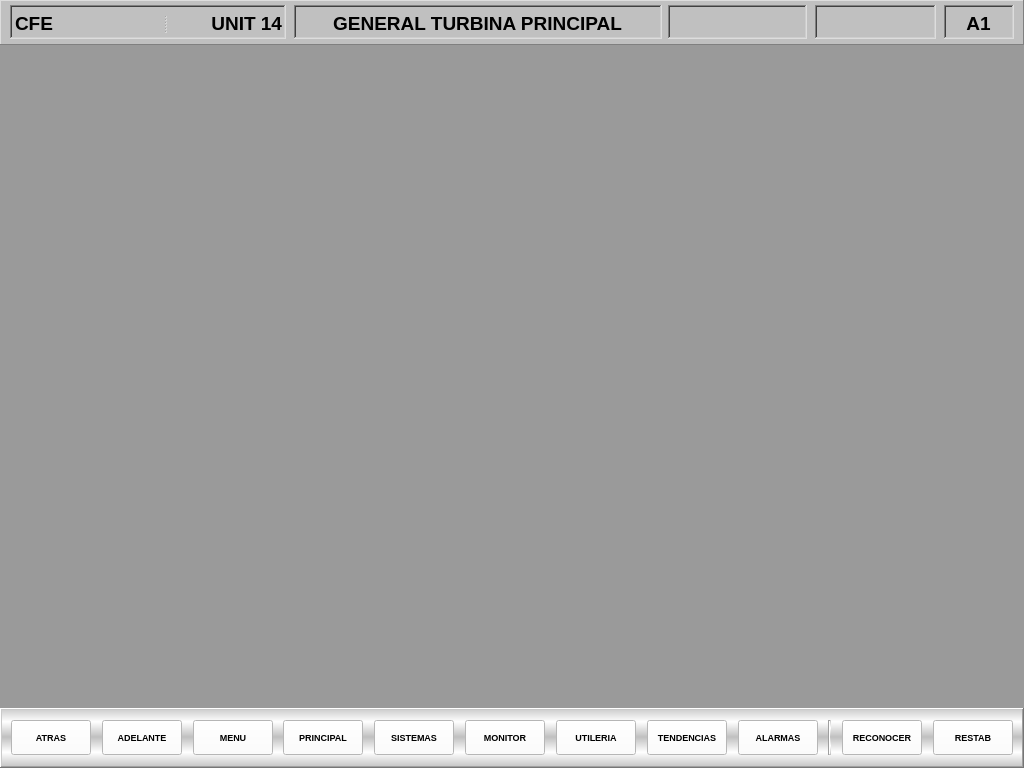
<?xml version="1.0" encoding="UTF-8"?>
<ui version="4.0">
 <class>SiTTuGAs</class>
 <widget class="QWidget" name="SiTTuGAs">
  <property name="geometry">
   <rect>
    <x>0</x>
    <y>0</y>
    <width>1024</width>
    <height>768</height>
   </rect>
  </property>
  <property name="minimumSize">
   <size>
    <width>1024</width>
    <height>768</height>
   </size>
  </property>
  <property name="maximumSize">
   <size>
    <width>1024</width>
    <height>768</height>
   </size>
  </property>
  <property name="windowTitle">
   <string>Form</string>
  </property>
  <widget class="QFrame" name="TitleBar">
   <property name="geometry">
    <rect>
     <x>0</x>
     <y>0</y>
     <width>1024</width>
     <height>45</height>
    </rect>
   </property>
   <property name="minimumSize">
    <size>
     <width>1024</width>
     <height>45</height>
    </size>
   </property>
   <property name="maximumSize">
    <size>
     <width>1024</width>
     <height>45</height>
    </size>
   </property>
   <property name="styleSheet">
    <string notr="true">background-color: rgb(192, 192, 192);</string>
   </property>
   <property name="frameShape">
    <enum>QFrame::Panel</enum>
   </property>
   <property name="frameShadow">
    <enum>QFrame::Raised</enum>
   </property>
   <widget class="QFrame" name="frame_3">
    <property name="geometry">
     <rect>
      <x>10</x>
      <y>5</y>
      <width>276</width>
      <height>34</height>
     </rect>
    </property>
    <property name="minimumSize">
     <size>
      <width>276</width>
      <height>34</height>
     </size>
    </property>
    <property name="maximumSize">
     <size>
      <width>276</width>
      <height>34</height>
     </size>
    </property>
    <property name="frameShape">
     <enum>QFrame::WinPanel</enum>
    </property>
    <property name="frameShadow">
     <enum>QFrame::Sunken</enum>
    </property>
    <widget class="QSplitter" name="splitter">
     <property name="geometry">
      <rect>
       <x>5</x>
       <y>5</y>
       <width>267</width>
       <height>26</height>
      </rect>
     </property>
     <property name="orientation">
      <enum>Qt::Horizontal</enum>
     </property>
     <widget class="QLabel" name="lbCFE">
      <property name="minimumSize">
       <size>
        <width>51</width>
        <height>26</height>
       </size>
      </property>
      <property name="font">
       <font>
        <pointsize>14</pointsize>
        <weight>75</weight>
        <bold>true</bold>
       </font>
      </property>
      <property name="text">
       <string>CFE</string>
      </property>
     </widget>
     <widget class="QLabel" name="lbUnit">
      <property name="minimumSize">
       <size>
        <width>115</width>
        <height>26</height>
       </size>
      </property>
      <property name="maximumSize">
       <size>
        <width>115</width>
        <height>26</height>
       </size>
      </property>
      <property name="font">
       <font>
        <pointsize>14</pointsize>
        <weight>75</weight>
        <bold>true</bold>
       </font>
      </property>
      <property name="text">
       <string>UNIT 14</string>
      </property>
      <property name="alignment">
       <set>Qt::AlignRight|Qt::AlignTrailing|Qt::AlignVCenter</set>
      </property>
     </widget>
    </widget>
   </widget>
   <widget class="QFrame" name="frame_5">
    <property name="geometry">
     <rect>
      <x>294</x>
      <y>5</y>
      <width>368</width>
      <height>34</height>
     </rect>
    </property>
    <property name="minimumSize">
     <size>
      <width>368</width>
      <height>34</height>
     </size>
    </property>
    <property name="maximumSize">
     <size>
      <width>368</width>
      <height>34</height>
     </size>
    </property>
    <property name="frameShape">
     <enum>QFrame::WinPanel</enum>
    </property>
    <property name="frameShadow">
     <enum>QFrame::Sunken</enum>
    </property>
    <widget class="QLabel" name="lbTitle">
     <property name="geometry">
      <rect>
       <x>5</x>
       <y>5</y>
       <width>357</width>
       <height>26</height>
      </rect>
     </property>
     <property name="minimumSize">
      <size>
       <width>51</width>
       <height>26</height>
      </size>
     </property>
     <property name="font">
      <font>
       <pointsize>14</pointsize>
       <weight>75</weight>
       <bold>true</bold>
      </font>
     </property>
     <property name="text">
      <string>GENERAL TURBINA PRINCIPAL</string>
     </property>
     <property name="alignment">
      <set>Qt::AlignCenter</set>
     </property>
    </widget>
   </widget>
   <widget class="QFrame" name="frame_6">
    <property name="geometry">
     <rect>
      <x>668</x>
      <y>5</y>
      <width>139</width>
      <height>34</height>
     </rect>
    </property>
    <property name="minimumSize">
     <size>
      <width>139</width>
      <height>34</height>
     </size>
    </property>
    <property name="maximumSize">
     <size>
      <width>139</width>
      <height>34</height>
     </size>
    </property>
    <property name="frameShape">
     <enum>QFrame::WinPanel</enum>
    </property>
    <property name="frameShadow">
     <enum>QFrame::Sunken</enum>
    </property>
   </widget>
   <widget class="QFrame" name="frame_7">
    <property name="geometry">
     <rect>
      <x>815</x>
      <y>5</y>
      <width>121</width>
      <height>34</height>
     </rect>
    </property>
    <property name="minimumSize">
     <size>
      <width>121</width>
      <height>34</height>
     </size>
    </property>
    <property name="maximumSize">
     <size>
      <width>121</width>
      <height>34</height>
     </size>
    </property>
    <property name="frameShape">
     <enum>QFrame::WinPanel</enum>
    </property>
    <property name="frameShadow">
     <enum>QFrame::Sunken</enum>
    </property>
    <widget class="QLabel" name="label">
     <property name="geometry">
      <rect>
       <x>2</x>
       <y>5</y>
       <width>117</width>
       <height>26</height>
      </rect>
     </property>
     <property name="text">
      <string/>
     </property>
     <property name="pixmap">
      <pixmap resource="../Resources.qrc">:/Resources/logo.png</pixmap>
     </property>
    </widget>
   </widget>
   <widget class="QFrame" name="frame_8">
    <property name="geometry">
     <rect>
      <x>944</x>
      <y>5</y>
      <width>70</width>
      <height>34</height>
     </rect>
    </property>
    <property name="minimumSize">
     <size>
      <width>70</width>
      <height>34</height>
     </size>
    </property>
    <property name="maximumSize">
     <size>
      <width>70</width>
      <height>34</height>
     </size>
    </property>
    <property name="frameShape">
     <enum>QFrame::WinPanel</enum>
    </property>
    <property name="frameShadow">
     <enum>QFrame::Sunken</enum>
    </property>
    <widget class="QLabel" name="lbNum">
     <property name="geometry">
      <rect>
       <x>5</x>
       <y>5</y>
       <width>59</width>
       <height>26</height>
      </rect>
     </property>
     <property name="maximumSize">
      <size>
       <width>80</width>
       <height>26</height>
      </size>
     </property>
     <property name="font">
      <font>
       <pointsize>14</pointsize>
       <weight>75</weight>
       <bold>true</bold>
      </font>
     </property>
     <property name="text">
      <string>A1</string>
     </property>
     <property name="alignment">
      <set>Qt::AlignCenter</set>
     </property>
    </widget>
   </widget>
  </widget>
  <widget class="QFrame" name="ButtonBar">
   <property name="geometry">
    <rect>
     <x>0</x>
     <y>708</y>
     <width>1024</width>
     <height>60</height>
    </rect>
   </property>
   <property name="minimumSize">
    <size>
     <width>1024</width>
     <height>60</height>
    </size>
   </property>
   <property name="maximumSize">
    <size>
     <width>1024</width>
     <height>60</height>
    </size>
   </property>
   <property name="styleSheet">
    <string notr="true">background-color: qlineargradient(spread:reflect, x1:0.489, y1:1, x2:0.488, y2:0.483, stop:0 rgba(192, 192, 192, 255), stop:0.511364 rgba(255, 255, 255, 255), stop:1 rgba(192, 192, 192, 255));</string>
   </property>
   <property name="frameShape">
    <enum>QFrame::WinPanel</enum>
   </property>
   <property name="frameShadow">
    <enum>QFrame::Raised</enum>
   </property>
   <layout class="QGridLayout" name="gridLayout_2">
    <item row="0" column="0">
     <layout class="QHBoxLayout" name="horizontalLayout_2">
      <property name="spacing">
       <number>5</number>
      </property>
      <item>
       <widget class="QPushButton" name="btn_Back">
        <property name="minimumSize">
         <size>
          <width>80</width>
          <height>35</height>
         </size>
        </property>
        <property name="maximumSize">
         <size>
          <width>80</width>
          <height>35</height>
         </size>
        </property>
        <property name="font">
         <font>
          <family>MS Shell Dlg 2</family>
          <pointsize>7</pointsize>
          <weight>75</weight>
          <italic>false</italic>
          <bold>true</bold>
         </font>
        </property>
        <property name="styleSheet">
         <string notr="true">background-color: rgb(255, 255, 255);</string>
        </property>
        <property name="text">
         <string>ATRAS</string>
        </property>
       </widget>
      </item>
      <item>
       <spacer name="horizontalSpacer_12">
        <property name="orientation">
         <enum>Qt::Horizontal</enum>
        </property>
        <property name="sizeHint" stdset="0">
         <size>
          <width>12</width>
          <height>20</height>
         </size>
        </property>
       </spacer>
      </item>
      <item>
       <widget class="QPushButton" name="btn_Fwd">
        <property name="minimumSize">
         <size>
          <width>80</width>
          <height>35</height>
         </size>
        </property>
        <property name="maximumSize">
         <size>
          <width>80</width>
          <height>35</height>
         </size>
        </property>
        <property name="font">
         <font>
          <family>MS Shell Dlg 2</family>
          <pointsize>7</pointsize>
          <weight>75</weight>
          <italic>false</italic>
          <bold>true</bold>
         </font>
        </property>
        <property name="styleSheet">
         <string notr="true">background-color: rgb(255, 255, 255);</string>
        </property>
        <property name="text">
         <string>ADELANTE</string>
        </property>
       </widget>
      </item>
      <item>
       <spacer name="horizontalSpacer_13">
        <property name="orientation">
         <enum>Qt::Horizontal</enum>
        </property>
        <property name="sizeHint" stdset="0">
         <size>
          <width>12</width>
          <height>20</height>
         </size>
        </property>
       </spacer>
      </item>
      <item>
       <widget class="QPushButton" name="btn_Menu">
        <property name="minimumSize">
         <size>
          <width>80</width>
          <height>35</height>
         </size>
        </property>
        <property name="maximumSize">
         <size>
          <width>80</width>
          <height>35</height>
         </size>
        </property>
        <property name="font">
         <font>
          <family>MS Shell Dlg 2</family>
          <pointsize>7</pointsize>
          <weight>75</weight>
          <italic>false</italic>
          <bold>true</bold>
         </font>
        </property>
        <property name="styleSheet">
         <string notr="true">background-color: rgb(255, 255, 255);</string>
        </property>
        <property name="text">
         <string>MENU</string>
        </property>
       </widget>
      </item>
      <item>
       <spacer name="horizontalSpacer_14">
        <property name="orientation">
         <enum>Qt::Horizontal</enum>
        </property>
        <property name="sizeHint" stdset="0">
         <size>
          <width>12</width>
          <height>20</height>
         </size>
        </property>
       </spacer>
      </item>
      <item>
       <widget class="QPushButton" name="btn_Main">
        <property name="minimumSize">
         <size>
          <width>80</width>
          <height>35</height>
         </size>
        </property>
        <property name="maximumSize">
         <size>
          <width>80</width>
          <height>35</height>
         </size>
        </property>
        <property name="font">
         <font>
          <family>MS Shell Dlg 2</family>
          <pointsize>7</pointsize>
          <weight>75</weight>
          <italic>false</italic>
          <bold>true</bold>
         </font>
        </property>
        <property name="styleSheet">
         <string notr="true">background-color: rgb(255, 255, 255);</string>
        </property>
        <property name="text">
         <string>PRINCIPAL</string>
        </property>
       </widget>
      </item>
      <item>
       <spacer name="horizontalSpacer_15">
        <property name="orientation">
         <enum>Qt::Horizontal</enum>
        </property>
        <property name="sizeHint" stdset="0">
         <size>
          <width>12</width>
          <height>20</height>
         </size>
        </property>
       </spacer>
      </item>
      <item>
       <widget class="QPushButton" name="btn_Systems">
        <property name="minimumSize">
         <size>
          <width>80</width>
          <height>35</height>
         </size>
        </property>
        <property name="maximumSize">
         <size>
          <width>80</width>
          <height>35</height>
         </size>
        </property>
        <property name="font">
         <font>
          <family>MS Shell Dlg 2</family>
          <pointsize>7</pointsize>
          <weight>75</weight>
          <italic>false</italic>
          <bold>true</bold>
         </font>
        </property>
        <property name="styleSheet">
         <string notr="true">background-color: rgb(255, 255, 255);</string>
        </property>
        <property name="text">
         <string>SISTEMAS</string>
        </property>
       </widget>
      </item>
      <item>
       <spacer name="horizontalSpacer_16">
        <property name="orientation">
         <enum>Qt::Horizontal</enum>
        </property>
        <property name="sizeHint" stdset="0">
         <size>
          <width>12</width>
          <height>20</height>
         </size>
        </property>
       </spacer>
      </item>
      <item>
       <widget class="QPushButton" name="btn_Monitor">
        <property name="minimumSize">
         <size>
          <width>80</width>
          <height>35</height>
         </size>
        </property>
        <property name="maximumSize">
         <size>
          <width>80</width>
          <height>35</height>
         </size>
        </property>
        <property name="font">
         <font>
          <family>MS Shell Dlg 2</family>
          <pointsize>7</pointsize>
          <weight>75</weight>
          <italic>false</italic>
          <bold>true</bold>
         </font>
        </property>
        <property name="styleSheet">
         <string notr="true">background-color: rgb(255, 255, 255);</string>
        </property>
        <property name="text">
         <string>MONITOR</string>
        </property>
       </widget>
      </item>
      <item>
       <spacer name="horizontalSpacer_17">
        <property name="orientation">
         <enum>Qt::Horizontal</enum>
        </property>
        <property name="sizeHint" stdset="0">
         <size>
          <width>12</width>
          <height>20</height>
         </size>
        </property>
       </spacer>
      </item>
      <item>
       <widget class="QPushButton" name="btn_Utils">
        <property name="minimumSize">
         <size>
          <width>80</width>
          <height>35</height>
         </size>
        </property>
        <property name="maximumSize">
         <size>
          <width>80</width>
          <height>35</height>
         </size>
        </property>
        <property name="font">
         <font>
          <family>MS Shell Dlg 2</family>
          <pointsize>7</pointsize>
          <weight>75</weight>
          <italic>false</italic>
          <bold>true</bold>
         </font>
        </property>
        <property name="styleSheet">
         <string notr="true">background-color: rgb(255, 255, 255);</string>
        </property>
        <property name="text">
         <string>UTILERIA</string>
        </property>
       </widget>
      </item>
      <item>
       <spacer name="horizontalSpacer_18">
        <property name="orientation">
         <enum>Qt::Horizontal</enum>
        </property>
        <property name="sizeHint" stdset="0">
         <size>
          <width>12</width>
          <height>20</height>
         </size>
        </property>
       </spacer>
      </item>
      <item>
       <widget class="QPushButton" name="btn_Tends">
        <property name="minimumSize">
         <size>
          <width>80</width>
          <height>35</height>
         </size>
        </property>
        <property name="maximumSize">
         <size>
          <width>80</width>
          <height>35</height>
         </size>
        </property>
        <property name="font">
         <font>
          <family>MS Shell Dlg 2</family>
          <pointsize>7</pointsize>
          <weight>75</weight>
          <italic>false</italic>
          <bold>true</bold>
         </font>
        </property>
        <property name="styleSheet">
         <string notr="true">background-color: rgb(255, 255, 255);</string>
        </property>
        <property name="text">
         <string>TENDENCIAS</string>
        </property>
       </widget>
      </item>
      <item>
       <spacer name="horizontalSpacer_19">
        <property name="orientation">
         <enum>Qt::Horizontal</enum>
        </property>
        <property name="sizeHint" stdset="0">
         <size>
          <width>12</width>
          <height>20</height>
         </size>
        </property>
       </spacer>
      </item>
      <item>
       <widget class="QPushButton" name="btn_Alarms">
        <property name="minimumSize">
         <size>
          <width>80</width>
          <height>35</height>
         </size>
        </property>
        <property name="maximumSize">
         <size>
          <width>80</width>
          <height>35</height>
         </size>
        </property>
        <property name="font">
         <font>
          <family>MS Shell Dlg 2</family>
          <pointsize>7</pointsize>
          <weight>75</weight>
          <italic>false</italic>
          <bold>true</bold>
         </font>
        </property>
        <property name="styleSheet">
         <string notr="true">background-color: rgb(255, 255, 255);</string>
        </property>
        <property name="text">
         <string>ALARMAS</string>
        </property>
       </widget>
      </item>
      <item>
       <spacer name="horizontalSpacer_20">
        <property name="orientation">
         <enum>Qt::Horizontal</enum>
        </property>
        <property name="sizeHint" stdset="0">
         <size>
          <width>12</width>
          <height>20</height>
         </size>
        </property>
       </spacer>
      </item>
      <item>
       <widget class="Line" name="line_2">
        <property name="orientation">
         <enum>Qt::Vertical</enum>
        </property>
       </widget>
      </item>
      <item>
       <spacer name="horizontalSpacer_21">
        <property name="orientation">
         <enum>Qt::Horizontal</enum>
        </property>
        <property name="sizeHint" stdset="0">
         <size>
          <width>12</width>
          <height>20</height>
         </size>
        </property>
       </spacer>
      </item>
      <item>
       <widget class="QPushButton" name="btn_Rec">
        <property name="minimumSize">
         <size>
          <width>80</width>
          <height>35</height>
         </size>
        </property>
        <property name="maximumSize">
         <size>
          <width>80</width>
          <height>35</height>
         </size>
        </property>
        <property name="font">
         <font>
          <family>MS Shell Dlg 2</family>
          <pointsize>7</pointsize>
          <weight>75</weight>
          <italic>false</italic>
          <bold>true</bold>
         </font>
        </property>
        <property name="styleSheet">
         <string notr="true">background-color: rgb(255, 255, 255);</string>
        </property>
        <property name="text">
         <string>RECONOCER</string>
        </property>
       </widget>
      </item>
      <item>
       <spacer name="horizontalSpacer_22">
        <property name="orientation">
         <enum>Qt::Horizontal</enum>
        </property>
        <property name="sizeHint" stdset="0">
         <size>
          <width>12</width>
          <height>20</height>
         </size>
        </property>
       </spacer>
      </item>
      <item>
       <widget class="QPushButton" name="btn_Restab">
        <property name="minimumSize">
         <size>
          <width>80</width>
          <height>35</height>
         </size>
        </property>
        <property name="maximumSize">
         <size>
          <width>80</width>
          <height>35</height>
         </size>
        </property>
        <property name="font">
         <font>
          <family>MS Shell Dlg 2</family>
          <pointsize>7</pointsize>
          <weight>75</weight>
          <italic>false</italic>
          <bold>true</bold>
         </font>
        </property>
        <property name="styleSheet">
         <string notr="true">background-color: rgb(255, 255, 255);</string>
        </property>
        <property name="text">
         <string>RESTAB</string>
        </property>
       </widget>
      </item>
     </layout>
    </item>
   </layout>
  </widget>
  <widget class="QMdiArea" name="mdiArea">
   <property name="geometry">
    <rect>
     <x>0</x>
     <y>45</y>
     <width>1024</width>
     <height>663</height>
    </rect>
   </property>
   <property name="minimumSize">
    <size>
     <width>1024</width>
     <height>663</height>
    </size>
   </property>
   <property name="maximumSize">
    <size>
     <width>1024</width>
     <height>663</height>
    </size>
   </property>
   <property name="background">
    <brush brushstyle="SolidPattern">
     <color alpha="255">
      <red>154</red>
      <green>154</green>
      <blue>154</blue>
     </color>
    </brush>
   </property>
  </widget>
  <widget class="QFrame" name="ButtonBarBOP">
   <property name="geometry">
    <rect>
     <x>0</x>
     <y>708</y>
     <width>1024</width>
     <height>60</height>
    </rect>
   </property>
   <property name="minimumSize">
    <size>
     <width>1024</width>
     <height>60</height>
    </size>
   </property>
   <property name="maximumSize">
    <size>
     <width>1024</width>
     <height>60</height>
    </size>
   </property>
   <property name="styleSheet">
    <string notr="true">background-color: qlineargradient(spread:reflect, x1:0.489, y1:1, x2:0.488, y2:0.483, stop:0 rgba(192, 192, 192, 255), stop:0.511364 rgba(255, 255, 255, 255), stop:1 rgba(192, 192, 192, 255));</string>
   </property>
   <property name="frameShape">
    <enum>QFrame::WinPanel</enum>
   </property>
   <property name="frameShadow">
    <enum>QFrame::Raised</enum>
   </property>
   <layout class="QGridLayout" name="gridLayout_3">
    <item row="0" column="0">
     <layout class="QHBoxLayout" name="horizontalLayout_3">
      <property name="spacing">
       <number>5</number>
      </property>
      <item>
       <widget class="QPushButton" name="btn_Back_2">
        <property name="minimumSize">
         <size>
          <width>80</width>
          <height>35</height>
         </size>
        </property>
        <property name="maximumSize">
         <size>
          <width>80</width>
          <height>35</height>
         </size>
        </property>
        <property name="font">
         <font>
          <family>MS Shell Dlg 2</family>
          <pointsize>7</pointsize>
          <weight>75</weight>
          <italic>false</italic>
          <bold>true</bold>
         </font>
        </property>
        <property name="styleSheet">
         <string notr="true">background-color: rgb(255, 255, 255);</string>
        </property>
        <property name="text">
         <string>ATRAS</string>
        </property>
       </widget>
      </item>
      <item>
       <spacer name="horizontalSpacer_23">
        <property name="orientation">
         <enum>Qt::Horizontal</enum>
        </property>
        <property name="sizeHint" stdset="0">
         <size>
          <width>12</width>
          <height>20</height>
         </size>
        </property>
       </spacer>
      </item>
      <item>
       <widget class="QPushButton" name="btn_Fwd_2">
        <property name="minimumSize">
         <size>
          <width>80</width>
          <height>35</height>
         </size>
        </property>
        <property name="maximumSize">
         <size>
          <width>80</width>
          <height>35</height>
         </size>
        </property>
        <property name="font">
         <font>
          <family>MS Shell Dlg 2</family>
          <pointsize>7</pointsize>
          <weight>75</weight>
          <italic>false</italic>
          <bold>true</bold>
         </font>
        </property>
        <property name="styleSheet">
         <string notr="true">background-color: rgb(255, 255, 255);</string>
        </property>
        <property name="text">
         <string>ADELANTE</string>
        </property>
       </widget>
      </item>
      <item>
       <spacer name="horizontalSpacer_24">
        <property name="orientation">
         <enum>Qt::Horizontal</enum>
        </property>
        <property name="sizeHint" stdset="0">
         <size>
          <width>12</width>
          <height>20</height>
         </size>
        </property>
       </spacer>
      </item>
      <item>
       <widget class="QPushButton" name="btSisGas">
        <property name="minimumSize">
         <size>
          <width>80</width>
          <height>35</height>
         </size>
        </property>
        <property name="maximumSize">
         <size>
          <width>80</width>
          <height>35</height>
         </size>
        </property>
        <property name="font">
         <font>
          <family>MS Shell Dlg 2</family>
          <pointsize>7</pointsize>
          <weight>75</weight>
          <italic>false</italic>
          <bold>true</bold>
         </font>
        </property>
        <property name="styleSheet">
         <string notr="true">background-color: rgb(255, 255, 255);</string>
        </property>
        <property name="text">
         <string>SISTEMA DE
 GAS</string>
        </property>
       </widget>
      </item>
      <item>
       <spacer name="horizontalSpacer_25">
        <property name="orientation">
         <enum>Qt::Horizontal</enum>
        </property>
        <property name="sizeHint" stdset="0">
         <size>
          <width>12</width>
          <height>20</height>
         </size>
        </property>
       </spacer>
      </item>
      <item>
       <widget class="QPushButton" name="btSisBop">
        <property name="minimumSize">
         <size>
          <width>80</width>
          <height>35</height>
         </size>
        </property>
        <property name="maximumSize">
         <size>
          <width>80</width>
          <height>35</height>
         </size>
        </property>
        <property name="font">
         <font>
          <family>MS Shell Dlg 2</family>
          <pointsize>7</pointsize>
          <weight>75</weight>
          <italic>false</italic>
          <bold>true</bold>
         </font>
        </property>
        <property name="styleSheet">
         <string notr="true">background-color: rgb(255, 255, 255);</string>
        </property>
        <property name="text">
         <string>SISTEMA
 BOP</string>
        </property>
       </widget>
      </item>
      <item>
       <spacer name="horizontalSpacer_26">
        <property name="orientation">
         <enum>Qt::Horizontal</enum>
        </property>
        <property name="sizeHint" stdset="0">
         <size>
          <width>12</width>
          <height>20</height>
         </size>
        </property>
       </spacer>
      </item>
      <item>
       <widget class="QPushButton" name="btSisElec">
        <property name="minimumSize">
         <size>
          <width>80</width>
          <height>35</height>
         </size>
        </property>
        <property name="maximumSize">
         <size>
          <width>80</width>
          <height>35</height>
         </size>
        </property>
        <property name="font">
         <font>
          <family>MS Shell Dlg 2</family>
          <pointsize>7</pointsize>
          <weight>75</weight>
          <italic>false</italic>
          <bold>true</bold>
         </font>
        </property>
        <property name="styleSheet">
         <string notr="true">background-color: rgb(255, 255, 255);</string>
        </property>
        <property name="text">
         <string>SISTEMA
ELECTRICO</string>
        </property>
       </widget>
      </item>
      <item>
       <spacer name="horizontalSpacer_27">
        <property name="orientation">
         <enum>Qt::Horizontal</enum>
        </property>
        <property name="sizeHint" stdset="0">
         <size>
          <width>12</width>
          <height>20</height>
         </size>
        </property>
       </spacer>
      </item>
      <item>
       <widget class="QPushButton" name="pushButton">
        <property name="minimumSize">
         <size>
          <width>80</width>
          <height>35</height>
         </size>
        </property>
        <property name="maximumSize">
         <size>
          <width>80</width>
          <height>35</height>
         </size>
        </property>
        <property name="font">
         <font>
          <family>MS Shell Dlg 2</family>
          <pointsize>7</pointsize>
          <weight>75</weight>
          <italic>false</italic>
          <bold>true</bold>
         </font>
        </property>
        <property name="styleSheet">
         <string notr="true">background-color: rgb(255, 255, 255);</string>
        </property>
        <property name="text">
         <string/>
        </property>
       </widget>
      </item>
      <item>
       <spacer name="horizontalSpacer_28">
        <property name="orientation">
         <enum>Qt::Horizontal</enum>
        </property>
        <property name="sizeHint" stdset="0">
         <size>
          <width>12</width>
          <height>20</height>
         </size>
        </property>
       </spacer>
      </item>
      <item>
       <widget class="QPushButton" name="pushButton_2">
        <property name="minimumSize">
         <size>
          <width>80</width>
          <height>35</height>
         </size>
        </property>
        <property name="maximumSize">
         <size>
          <width>80</width>
          <height>35</height>
         </size>
        </property>
        <property name="font">
         <font>
          <family>MS Shell Dlg 2</family>
          <pointsize>7</pointsize>
          <weight>75</weight>
          <italic>false</italic>
          <bold>true</bold>
         </font>
        </property>
        <property name="styleSheet">
         <string notr="true">background-color: rgb(255, 255, 255);</string>
        </property>
        <property name="text">
         <string/>
        </property>
       </widget>
      </item>
      <item>
       <spacer name="horizontalSpacer_29">
        <property name="orientation">
         <enum>Qt::Horizontal</enum>
        </property>
        <property name="sizeHint" stdset="0">
         <size>
          <width>12</width>
          <height>20</height>
         </size>
        </property>
       </spacer>
      </item>
      <item>
       <widget class="QPushButton" name="pushButton_3">
        <property name="minimumSize">
         <size>
          <width>80</width>
          <height>35</height>
         </size>
        </property>
        <property name="maximumSize">
         <size>
          <width>80</width>
          <height>35</height>
         </size>
        </property>
        <property name="font">
         <font>
          <family>MS Shell Dlg 2</family>
          <pointsize>7</pointsize>
          <weight>75</weight>
          <italic>false</italic>
          <bold>true</bold>
         </font>
        </property>
        <property name="styleSheet">
         <string notr="true">background-color: rgb(255, 255, 255);</string>
        </property>
        <property name="text">
         <string/>
        </property>
       </widget>
      </item>
      <item>
       <spacer name="horizontalSpacer_30">
        <property name="orientation">
         <enum>Qt::Horizontal</enum>
        </property>
        <property name="sizeHint" stdset="0">
         <size>
          <width>12</width>
          <height>20</height>
         </size>
        </property>
       </spacer>
      </item>
      <item>
       <widget class="QPushButton" name="btn_Alarms_2">
        <property name="minimumSize">
         <size>
          <width>80</width>
          <height>35</height>
         </size>
        </property>
        <property name="maximumSize">
         <size>
          <width>80</width>
          <height>35</height>
         </size>
        </property>
        <property name="font">
         <font>
          <family>MS Shell Dlg 2</family>
          <pointsize>7</pointsize>
          <weight>75</weight>
          <italic>false</italic>
          <bold>true</bold>
         </font>
        </property>
        <property name="styleSheet">
         <string notr="true">background-color: rgb(255, 255, 255);</string>
        </property>
        <property name="text">
         <string>ALARMAS</string>
        </property>
       </widget>
      </item>
      <item>
       <spacer name="horizontalSpacer_31">
        <property name="orientation">
         <enum>Qt::Horizontal</enum>
        </property>
        <property name="sizeHint" stdset="0">
         <size>
          <width>12</width>
          <height>20</height>
         </size>
        </property>
       </spacer>
      </item>
      <item>
       <widget class="Line" name="line_3">
        <property name="orientation">
         <enum>Qt::Vertical</enum>
        </property>
       </widget>
      </item>
      <item>
       <spacer name="horizontalSpacer_32">
        <property name="orientation">
         <enum>Qt::Horizontal</enum>
        </property>
        <property name="sizeHint" stdset="0">
         <size>
          <width>12</width>
          <height>20</height>
         </size>
        </property>
       </spacer>
      </item>
      <item>
       <widget class="QPushButton" name="btn_Ack">
        <property name="minimumSize">
         <size>
          <width>80</width>
          <height>35</height>
         </size>
        </property>
        <property name="maximumSize">
         <size>
          <width>80</width>
          <height>35</height>
         </size>
        </property>
        <property name="font">
         <font>
          <family>MS Shell Dlg 2</family>
          <pointsize>7</pointsize>
          <weight>75</weight>
          <italic>false</italic>
          <bold>true</bold>
         </font>
        </property>
        <property name="styleSheet">
         <string notr="true">background-color: rgb(255, 255, 255);</string>
        </property>
        <property name="text">
         <string>ACK</string>
        </property>
       </widget>
      </item>
      <item>
       <spacer name="horizontalSpacer_33">
        <property name="orientation">
         <enum>Qt::Horizontal</enum>
        </property>
        <property name="sizeHint" stdset="0">
         <size>
          <width>12</width>
          <height>20</height>
         </size>
        </property>
       </spacer>
      </item>
      <item>
       <widget class="QPushButton" name="btn_Tcp">
        <property name="minimumSize">
         <size>
          <width>80</width>
          <height>35</height>
         </size>
        </property>
        <property name="maximumSize">
         <size>
          <width>80</width>
          <height>35</height>
         </size>
        </property>
        <property name="font">
         <font>
          <family>MS Shell Dlg 2</family>
          <pointsize>7</pointsize>
          <weight>75</weight>
          <italic>false</italic>
          <bold>true</bold>
         </font>
        </property>
        <property name="styleSheet">
         <string notr="true">background-color: rgb(255, 255, 255);</string>
        </property>
        <property name="text">
         <string>TCP OVW</string>
        </property>
       </widget>
      </item>
     </layout>
    </item>
   </layout>
  </widget>
  <zorder>ButtonBarBOP</zorder>
  <zorder>TitleBar</zorder>
  <zorder>ButtonBar</zorder>
  <zorder>mdiArea</zorder>
 </widget>
 <resources>
  <include location="../Resources.qrc"/>
 </resources>
 <connections/>
</ui>
